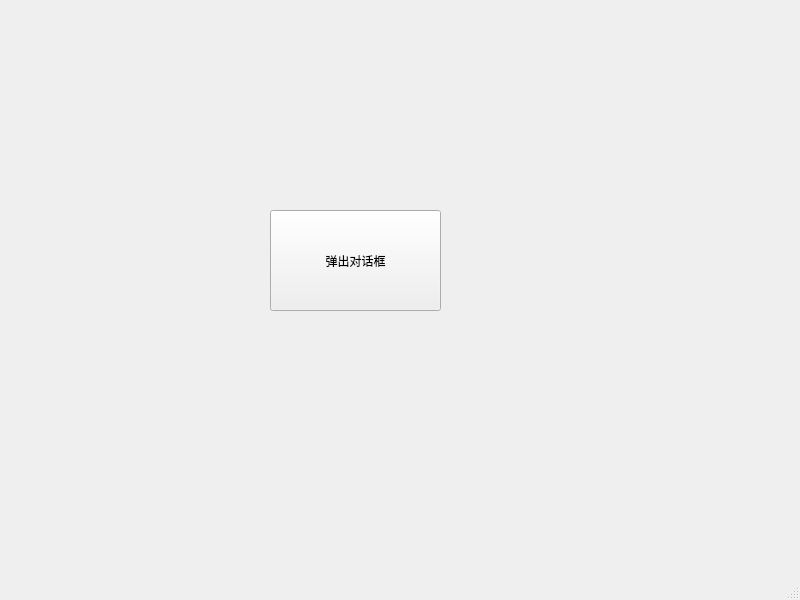
<?xml version="1.0" encoding="UTF-8"?>
<ui version="4.0">
 <class>MainWindow</class>
 <widget class="QMainWindow" name="MainWindow">
  <property name="geometry">
   <rect>
    <x>0</x>
    <y>0</y>
    <width>800</width>
    <height>600</height>
   </rect>
  </property>
  <property name="windowTitle">
   <string>MainWindow</string>
  </property>
  <widget class="QWidget" name="centralwidget">
   <widget class="QPushButton" name="pushButton">
    <property name="geometry">
     <rect>
      <x>270</x>
      <y>210</y>
      <width>171</width>
      <height>101</height>
     </rect>
    </property>
    <property name="text">
     <string>弹出对话框</string>
    </property>
   </widget>
  </widget>
  <widget class="QMenuBar" name="menubar">
   <property name="geometry">
    <rect>
     <x>0</x>
     <y>0</y>
     <width>800</width>
     <height>21</height>
    </rect>
   </property>
  </widget>
  <widget class="QStatusBar" name="statusbar"/>
 </widget>
 <resources/>
 <connections/>
</ui>
